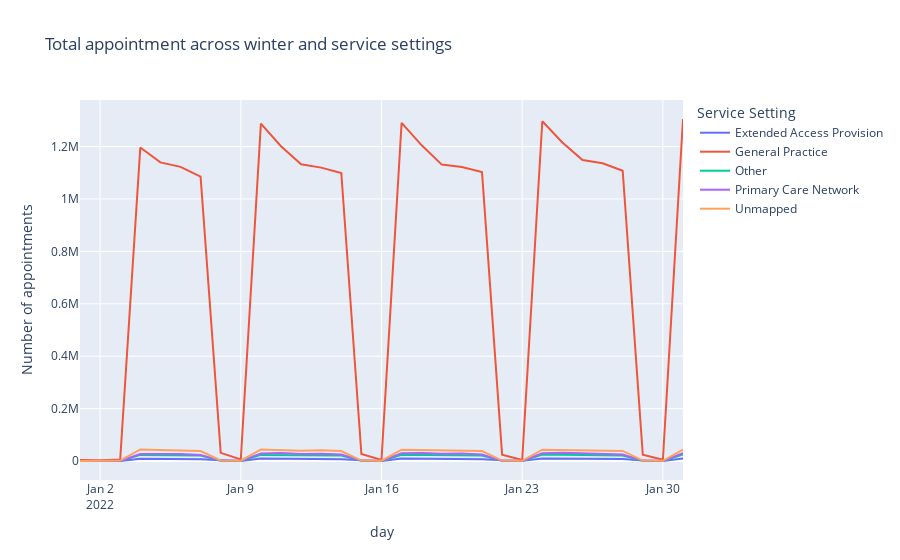

Notebook source saved alongside this figure:
### Markdown cell above
**Winter (January 2022):**

### Code cell
# Look at January 2022 in more detail to allow a closer look.
# Create a lineplot.
fig = px.line(nc_ss_winter, x = 'appointment_date', y = 'count_of_appointments', color = 'service_setting',
                 title = 'Total appointment across winter and service settings', 
                 labels = {'appointment_date': 'day',
                           'count_of_appointments': 'Number of appointments',
                           'service_setting': 'Service Setting'})
fig.show()

### Figure 1 — Plotly figure (JSON) as saved in the notebook; plotly's stock layout.template omitted (floating-point values rounded to 4 significant figures)
{"data": [{"hovertemplate": "Service Setting=Extended Access Provision<br>day=%{x}<br>Number of appointments=%{y}<extra></extra>", "legendgroup": "Extended Access Provision", "line": {"color": "#636efa", "dash": "solid"}, "mode": "lines", "name": "Extended Access Provision", "orientation": "v", "showlegend": true, "type": "scatter", "x": ["2022-01-01T00:00:00", "2022-01-02T00:00:00", "2022-01-03T00:00:00", "2022-01-04T00:00:00", "2022-01-05T00:00:00", "2022-01-06T00:00:00", "2022-01-07T00:00:00", "2022-01-08T00:00:00", "2022-01-09T00:00:00", "2022-01-10T00:00:00", "2022-01-11T00:00:00", "2022-01-12T00:00:00", "2022-01-13T00:00:00", "2022-01-14T00:00:00", "2022-01-15T00:00:00", "2022-01-16T00:00:00", "2022-01-17T00:00:00", "2022-01-18T00:00:00", "2022-01-19T00:00:00", "2022-01-20T00:00:00", "2022-01-21T00:00:00", "2022-01-22T00:00:00", "2022-01-23T00:00:00", "2022-01-24T00:00:00", "2022-01-25T00:00:00", "2022-01-26T00:00:00", "2022-01-27T00:00:00", "2022-01-28T00:00:00", "2022-01-29T00:00:00", "2022-01-30T00:00:00", "2022-01-31T00:00:00"], "xaxis": "x", "y": [246, 403, 397, 8769, 8222, 8174, 7056, 3016, 621, 9437, 8889, 8371, 8226, 6992, 2975, 670, 9842, 9193, 8379, 8285, 7206, 2826, 707, 9940, 9409, 8881, 8706, 7459, 2586, 530, 9962], "yaxis": "y"}, {"hovertemplate": "Service Setting=General Practice<br>day=%{x}<br>Number of appointments=%{y}<extra></extra>", "legendgroup": "General Practice", "line": {"color": "#EF553B", "dash": "solid"}, "mode": "lines", "name": "General Practice", "orientation": "v", "showlegend": true, "type": "scatter", "x": ["2022-01-01T00:00:00", "2022-01-02T00:00:00", "2022-01-03T00:00:00", "2022-01-04T00:00:00", "2022-01-05T00:00:00", "2022-01-06T00:00:00", "2022-01-07T00:00:00", "2022-01-08T00:00:00", "2022-01-09T00:00:00", "2022-01-10T00:00:00", "2022-01-11T00:00:00", "2022-01-12T00:00:00", "2022-01-13T00:00:00", "2022-01-14T00:00:00", "2022-01-15T00:00:00", "2022-01-16T00:00:00", "2022-01-17T00:00:00", "2022-01-18T00:00:00", "2022-01-19T00:00:00", "2022-01-20T00:00:00", "2022-01-21T00:00:00", "2022-01-22T00:00:00", "2022-01-23T00:00:00", "2022-01-24T00:00:00", "2022-01-25T00:00:00", "2022-01-26T00:00:00", "2022-01-27T00:00:00", "2022-01-28T00:00:00", "2022-01-29T00:00:00", "2022-01-30T00:00:00", "2022-01-31T00:00:00"], "xaxis": "x", "y": [3578, 3118, 6079, 1196264, 1139640, 1122432, 1085359, 31267, 6041, 1287352, 1201292, 1132056, 1119602, 1099193, 26605, 4644, 1290330, 1204719, 1131060, 1122190, 1103075, 24607, 4163, 1296725, 1215486, 1148511, 1136218, 1107543, 24066, 4756, 1305082], "yaxis": "y"}, {"hovertemplate": "Service Setting=Other<br>day=%{x}<br>Number of appointments=%{y}<extra></extra>", "legendgroup": "Other", "line": {"color": "#00cc96", "dash": "solid"}, "mode": "lines", "name": "Other", "orientation": "v", "showlegend": true, "type": "scatter", "x": ["2022-01-01T00:00:00", "2022-01-02T00:00:00", "2022-01-03T00:00:00", "2022-01-04T00:00:00", "2022-01-05T00:00:00", "2022-01-06T00:00:00", "2022-01-07T00:00:00", "2022-01-08T00:00:00", "2022-01-09T00:00:00", "2022-01-10T00:00:00", "2022-01-11T00:00:00", "2022-01-12T00:00:00", "2022-01-13T00:00:00", "2022-01-14T00:00:00", "2022-01-15T00:00:00", "2022-01-16T00:00:00", "2022-01-17T00:00:00", "2022-01-18T00:00:00", "2022-01-19T00:00:00", "2022-01-20T00:00:00", "2022-01-21T00:00:00", "2022-01-22T00:00:00", "2022-01-23T00:00:00", "2022-01-24T00:00:00", "2022-01-25T00:00:00", "2022-01-26T00:00:00", "2022-01-27T00:00:00", "2022-01-28T00:00:00", "2022-01-29T00:00:00", "2022-01-30T00:00:00", "2022-01-31T00:00:00"], "xaxis": "x", "y": [280, 384, 365, 23531, 22044, 21675, 20875, 1192, 350, 23445, 23118, 21884, 21447, 21429, 924, 250, 23968, 23157, 22201, 21581, 21155, 856, 337, 24722, 23828, 22487, 22076, 21414, 1093, 338, 25034], "yaxis": "y"}, {"hovertemplate": "Service Setting=Primary Care Network<br>day=%{x}<br>Number of appointments=%{y}<extra></extra>", "legendgroup": "Primary Care Network", "line": {"color": "#ab63fa", "dash": "solid"}, "mode": "lines", "name": "Primary Care Network", "orientation": "v", "showlegend": true, "type": "scatter", "x": ["2022-01-01T00:00:00", "2022-01-02T00:00:00", "2022-01-03T00:00:00", "2022-01-04T00:00:00", "2022-01-05T00:00:00", "2022-01-06T00:00:00", "2022-01-07T00:00:00", "2022-01-08T00:00:00", "2022-01-09T00:00:00", "2022-01-10T00:00:00", "2022-01-11T00:00:00", "2022-01-12T00:00:00", "2022-01-13T00:00:00", "2022-01-14T00:00:00", "2022-01-15T00:00:00", "2022-01-16T00:00:00", "2022-01-17T00:00:00", "2022-01-18T00:00:00", "2022-01-19T00:00:00", "2022-01-20T00:00:00", "2022-01-21T00:00:00", "2022-01-22T00:00:00", "2022-01-23T00:00:00", "2022-01-24T00:00:00", "2022-01-25T00:00:00", "2022-01-26T00:00:00", "2022-01-27T00:00:00", "2022-01-28T00:00:00", "2022-01-29T00:00:00", "2022-01-30T00:00:00", "2022-01-31T00:00:00"], "xaxis": "x", "y": [215, 322, 300, 27018, 26741, 26969, 23552, 1743, 742, 28961, 30342, 27140, 27826, 24700, 2180, 398, 29410, 30524, 28101, 28469, 24888, 1591, 469, 29634, 31311, 29140, 28328, 25310, 1727, 484, 30509], "yaxis": "y"}, {"hovertemplate": "Service Setting=Unmapped<br>day=%{x}<br>Number of appointments=%{y}<extra></extra>", "legendgroup": "Unmapped", "line": {"color": "#FFA15A", "dash": "solid"}, "mode": "lines", "name": "Unmapped", "orientation": "v", "showlegend": true, "type": "scatter", "x": ["2022-01-01T00:00:00", "2022-01-02T00:00:00", "2022-01-03T00:00:00", "2022-01-04T00:00:00", "2022-01-05T00:00:00", "2022-01-06T00:00:00", "2022-01-07T00:00:00", "2022-01-08T00:00:00", "2022-01-09T00:00:00", "2022-01-10T00:00:00", "2022-01-11T00:00:00", "2022-01-12T00:00:00", "2022-01-13T00:00:00", "2022-01-14T00:00:00", "2022-01-15T00:00:00", "2022-01-16T00:00:00", "2022-01-17T00:00:00", "2022-01-18T00:00:00", "2022-01-19T00:00:00", "2022-01-20T00:00:00", "2022-01-21T00:00:00", "2022-01-22T00:00:00", "2022-01-23T00:00:00", "2022-01-24T00:00:00", "2022-01-25T00:00:00", "2022-01-26T00:00:00", "2022-01-27T00:00:00", "2022-01-28T00:00:00", "2022-01-29T00:00:00", "2022-01-30T00:00:00", "2022-01-31T00:00:00"], "xaxis": "x", "y": [572, 785, 1982, 44190, 42549, 42274, 38397, 2463, 1331, 44267, 42789, 39580, 41147, 38242, 1987, 1154, 43455, 41497, 40238, 40033, 38360, 1965, 1037, 43311, 41457, 39895, 40025, 38490, 1742, 1108, 43240], "yaxis": "y"}], "layout": {"legend": {"title": {"text": "Service Setting"}, "tracegroupgap": 0}, "title": {"text": "Total appointment across winter and service settings"}, "xaxis": {"anchor": "y", "domain": [0, 1], "title": {"text": "day"}}, "yaxis": {"anchor": "x", "domain": [0, 1], "title": {"text": "Number of appointments"}}}}
